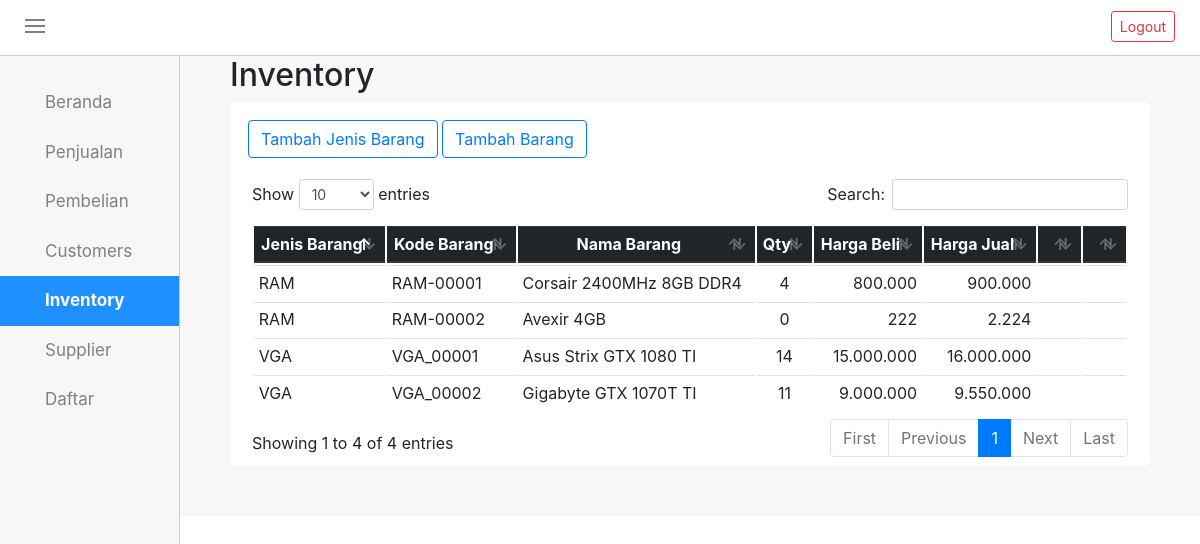
Before: /inventory.php (signed in) with the older database file.
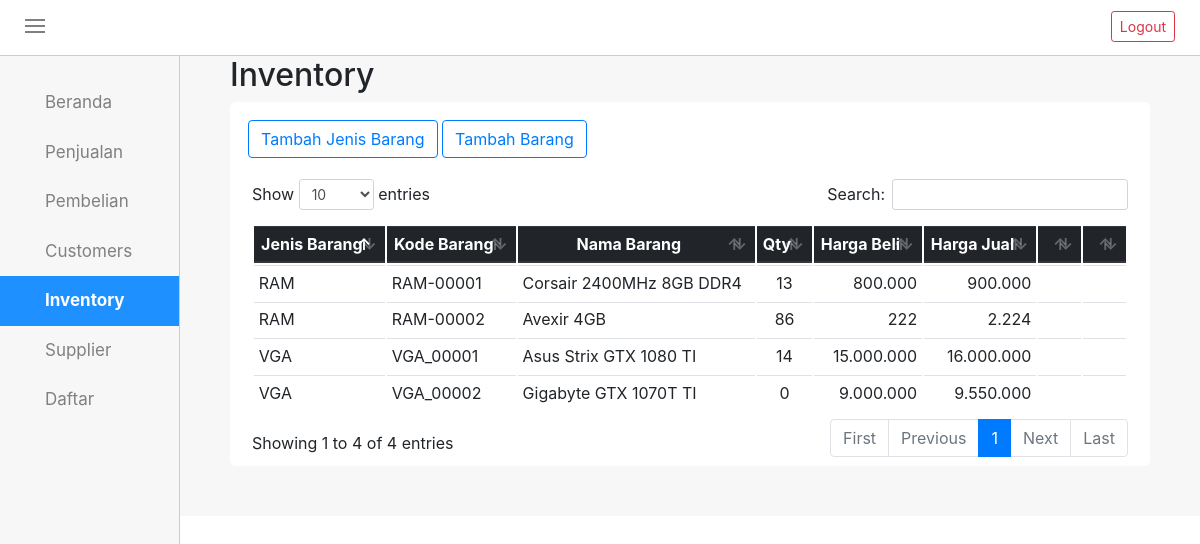
After: the same page with the newer database file.
### tables this page shows
CREATE TABLE `tb_inventory` (
  `jns_barang` varchar(20) NOT NULL,
  `kd_barang` varchar(11) NOT NULL,
  `nm_barang` varchar(30) NOT NULL,
  `qty` int(4) NOT NULL,
  `hrg_beli` double NOT NULL,
  `hrg_jual` double NOT NULL
);

### inventory.php (the view, shortened to what this page needs)
<!DOCTYPE html>
<html>
<head>
	<link rel="stylesheet" type="text/css" href="style.css">
	<link rel="stylesheet" type="text/css" href="css/bootstrap.min.css">
	<link rel="stylesheet" type="text/css" href="css/datepicker.css">
	<link rel="stylesheet" type="text/css" href="css/bootstrap.css">
	<link rel="stylesheet" type="text/css" href="css/dataTables.bootstrap4.min.css">
</head>
<body>
	<div id="topnav">
		<div class="menuicon" onclick="geser()">
			<div class="garis"></div>
			<div class="garis"></div>
			<div class="garis"></div>
		</div>
		<div class="logout">
			<form method="POST" action="logout">
				<input type="submit" name="logout" value="Logout" class="btn btn-outline-danger btn-sm">
			</form>
		</div>
	</div>
	<div id="sidenav">
		<div id="tab">
			<div class="tabbutton">
				<a href="mainform" class="aktif"><span class="ion-ios-home"></span>Beranda</a>
				<a href="penjualan" target="_blank"><span class="ion-cash"></span>Penjualan</a>
				<a href="pembelian" target="_blank"><span class="ion-android-cart"></span>Pembelian</a>
				<a href="customers" class="aktif"><span class="ion-ios-people"></span>Customers</a>
				<a class="active" href="inventory"><span class="ion-briefcase"></span>Inventory</a>
				<a href="supplier" class="aktif"><span class="ion-person-stalker"></span>Supplier</a>
			</div>
				<a class="aktif drop" id="btn_daftar"><span class="ion-android-list"></span>Daftar<i class="ion-arrow-down-b"></i></a>
		</div>
	</div>
	<div id="rightside">
		<div id="beranda">
			<div class="all-box">
					<div class="all-top">
						<h2>Inventory</h2>
					</div>
				<div class="all-content">
					<div class="all-head">
						<div class="button-add">
							<button class="btn btn-outline-primary" data-toggle='modal' data-target='#modalJenisBarang' data-backdrop='static'><ion-icon name="add"></ion-icon> Tambah Jenis Barang</button>
							<button class="btn btn-outline-primary" onclick="document.getElementById('id01').style.display='block'" style="width:auto;"><ion-icon name="add"></ion-icon> Tambah Barang</button>
						</div>
						<br>
					</div>
					<br>
					<div id="container1">
						<div class="table-responsive">
							<table class="table table-hover table-sm" id="table_id">
							 	<thead class="thead-dark">
								    <tr>
								      <th>Jenis Barang</th>
								      <th>Kode Barang</th>
								      <th>Nama Barang</th>
								      <th>Qty</th>
								      <th>Harga Beli</th>
								      <th>Harga Jual</th>
								      <th width="5%"></th>
								      <th width="5%"></th>
								    </tr>
							  	</thead>
								<tbody>
								    <?php
										require_once("conn.php");
										$sql = "SELECT jns_barang,kd_barang,nm_barang,qty,hrg_beli,hrg_jual FROM tb_inventory";
										$q = mysqli_query($conn,$sql);
										while ($r = mysqli_fetch_assoc($q))
										{
											$hargaBeli = number_format($r['hrg_beli'], 0, ',', '.');
											$hargaJual = number_format($r['hrg_jual'], 0, ',', '.');
										    echo "<tr>";
										    echo "<td>$r[jns_barang]</td>";
										    echo "<td>$r[kd_barang]</td>";
										    echo "<td>$r[nm_barang]</td>";
										    echo "<td align='center'>$r[qty]</td>";
										    echo "<td align='right'>$hargaBeli</td>";
										    echo "<td align='right'>$hargaJual</td>";
										    echo "<td align='center'><span class='editBarang ion-edit' data-toggle='modal' data-target='#myModal0' data-backdrop='static'  data-jenisBarang='$r[jns_barang]' data-kodeBarang='$r[kd_barang]' data-namaBarang='$r[nm_barang]' data-qty='$r[qty]' data-hargaBeli='$r[hrg_beli]' data-hargaJual='$r[hrg_jual]'></span></td>";
										    echo "<td class='hapus' align='center'><a class='ion-trash-a' href='inventory_hapus.php?hps=$r[kd_barang]' onclick='return functionHapus()'></a></td>";
										    echo "</tr>";
										}
									?>
							 	</tbody>
							</table>
						</div>
					</div>
				</div>
			</div>
			</div>
			</div>
</body>
</html>

Changed rows visible on the page:
changed tb_inventory "RAM-00001": qty "4" → "13"
changed tb_inventory "RAM-00002": qty "0" → "86"
changed tb_inventory "VGA_00002": qty "11" → "0"
